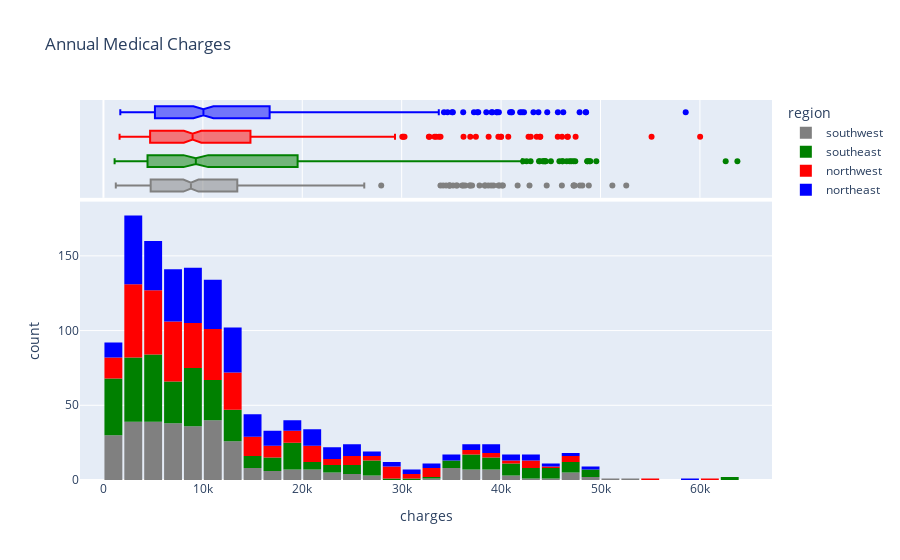

The notebook cell this image was saved under:
### Code cell
fig = px.histogram(medical_df, x='charges', color='region', marginal='box', color_discrete_sequence=['grey','green','red','blue'], title='Annual Medical Charges')
fig.update_layout(bargap=0.1)
fig.show()

### Figure 1 — Plotly figure (JSON) as saved in the notebook; plotly's stock layout.template omitted (floating-point values rounded to 4 significant figures; data arrays with more than 128 entries replaced by an {"elided": "..."} marker saying what was removed)
{"data": [{"alignmentgroup": "True", "bingroup": "x", "hovertemplate": "region=southwest<br>charges=%{x}<br>count=%{y}<extra></extra>", "legendgroup": "southwest", "marker": {"color": "grey", "pattern": {"shape": ""}}, "name": "southwest", "offsetgroup": "southwest", "orientation": "v", "showlegend": true, "type": "histogram", "x": {"elided": "325 float values"}, "xaxis": "x", "yaxis": "y"}, {"alignmentgroup": "True", "hovertemplate": "region=southwest<br>charges=%{x}<extra></extra>", "legendgroup": "southwest", "marker": {"color": "grey"}, "name": "southwest", "notched": true, "offsetgroup": "southwest", "showlegend": false, "type": "box", "x": {"elided": "325 float values"}, "xaxis": "x2", "yaxis": "y2"}, {"alignmentgroup": "True", "bingroup": "x", "hovertemplate": "region=southeast<br>charges=%{x}<br>count=%{y}<extra></extra>", "legendgroup": "southeast", "marker": {"color": "green", "pattern": {"shape": ""}}, "name": "southeast", "offsetgroup": "southeast", "orientation": "v", "showlegend": true, "type": "histogram", "x": {"elided": "364 float values"}, "xaxis": "x", "yaxis": "y"}, {"alignmentgroup": "True", "hovertemplate": "region=southeast<br>charges=%{x}<extra></extra>", "legendgroup": "southeast", "marker": {"color": "green"}, "name": "southeast", "notched": true, "offsetgroup": "southeast", "showlegend": false, "type": "box", "x": {"elided": "364 float values"}, "xaxis": "x2", "yaxis": "y2"}, {"alignmentgroup": "True", "bingroup": "x", "hovertemplate": "region=northwest<br>charges=%{x}<br>count=%{y}<extra></extra>", "legendgroup": "northwest", "marker": {"color": "red", "pattern": {"shape": ""}}, "name": "northwest", "offsetgroup": "northwest", "orientation": "v", "showlegend": true, "type": "histogram", "x": {"elided": "325 float values"}, "xaxis": "x", "yaxis": "y"}, {"alignmentgroup": "True", "hovertemplate": "region=northwest<br>charges=%{x}<extra></extra>", "legendgroup": "northwest", "marker": {"color": "red"}, "name": "northwest", "notched": true, "offsetgroup": "northwest", "showlegend": false, "type": "box", "x": {"elided": "325 float values"}, "xaxis": "x2", "yaxis": "y2"}, {"alignmentgroup": "True", "bingroup": "x", "hovertemplate": "region=northeast<br>charges=%{x}<br>count=%{y}<extra></extra>", "legendgroup": "northeast", "marker": {"color": "blue", "pattern": {"shape": ""}}, "name": "northeast", "offsetgroup": "northeast", "orientation": "v", "showlegend": true, "type": "histogram", "x": {"elided": "324 float values"}, "xaxis": "x", "yaxis": "y"}, {"alignmentgroup": "True", "hovertemplate": "region=northeast<br>charges=%{x}<extra></extra>", "legendgroup": "northeast", "marker": {"color": "blue"}, "name": "northeast", "notched": true, "offsetgroup": "northeast", "showlegend": false, "type": "box", "x": {"elided": "324 float values"}, "xaxis": "x2", "yaxis": "y2"}], "layout": {"bargap": 0.1, "barmode": "relative", "legend": {"title": {"text": "region"}, "tracegroupgap": 0}, "title": {"text": "Annual Medical Charges"}, "xaxis": {"anchor": "y", "domain": [0, 1], "title": {"text": "charges"}}, "xaxis2": {"anchor": "y2", "domain": [0, 1], "matches": "x", "showgrid": true, "showticklabels": false}, "yaxis": {"anchor": "x", "domain": [0, 0.7326], "title": {"text": "count"}}, "yaxis2": {"anchor": "x2", "domain": [0.7426, 1], "matches": "y2", "showgrid": false, "showline": false, "showticklabels": false, "ticks": ""}}}
